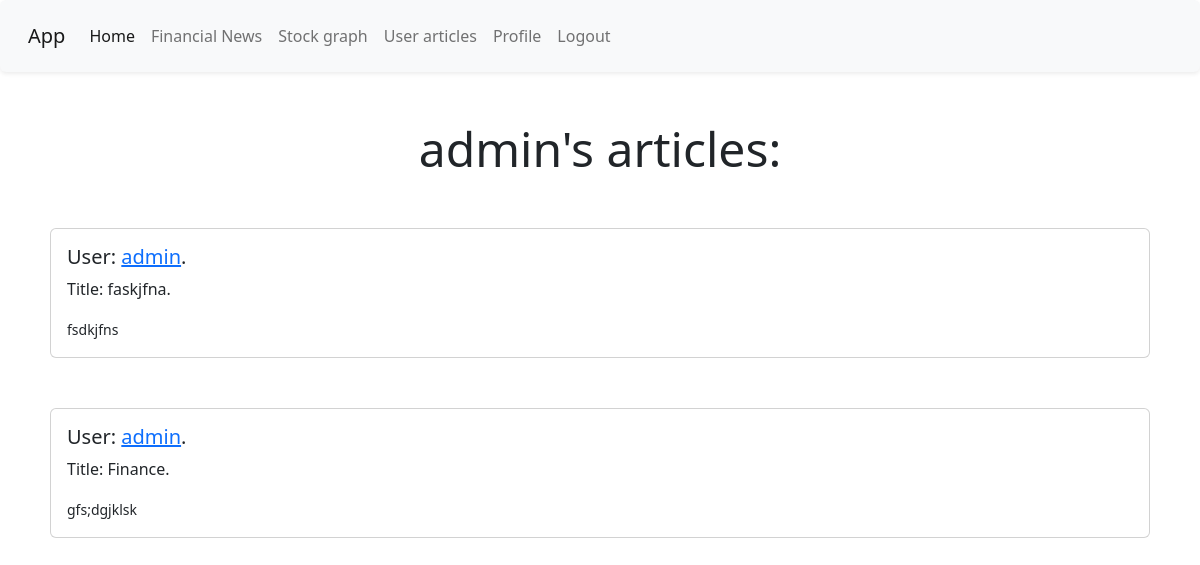
The page /users/admin (signed in) on the database as committed earlier.
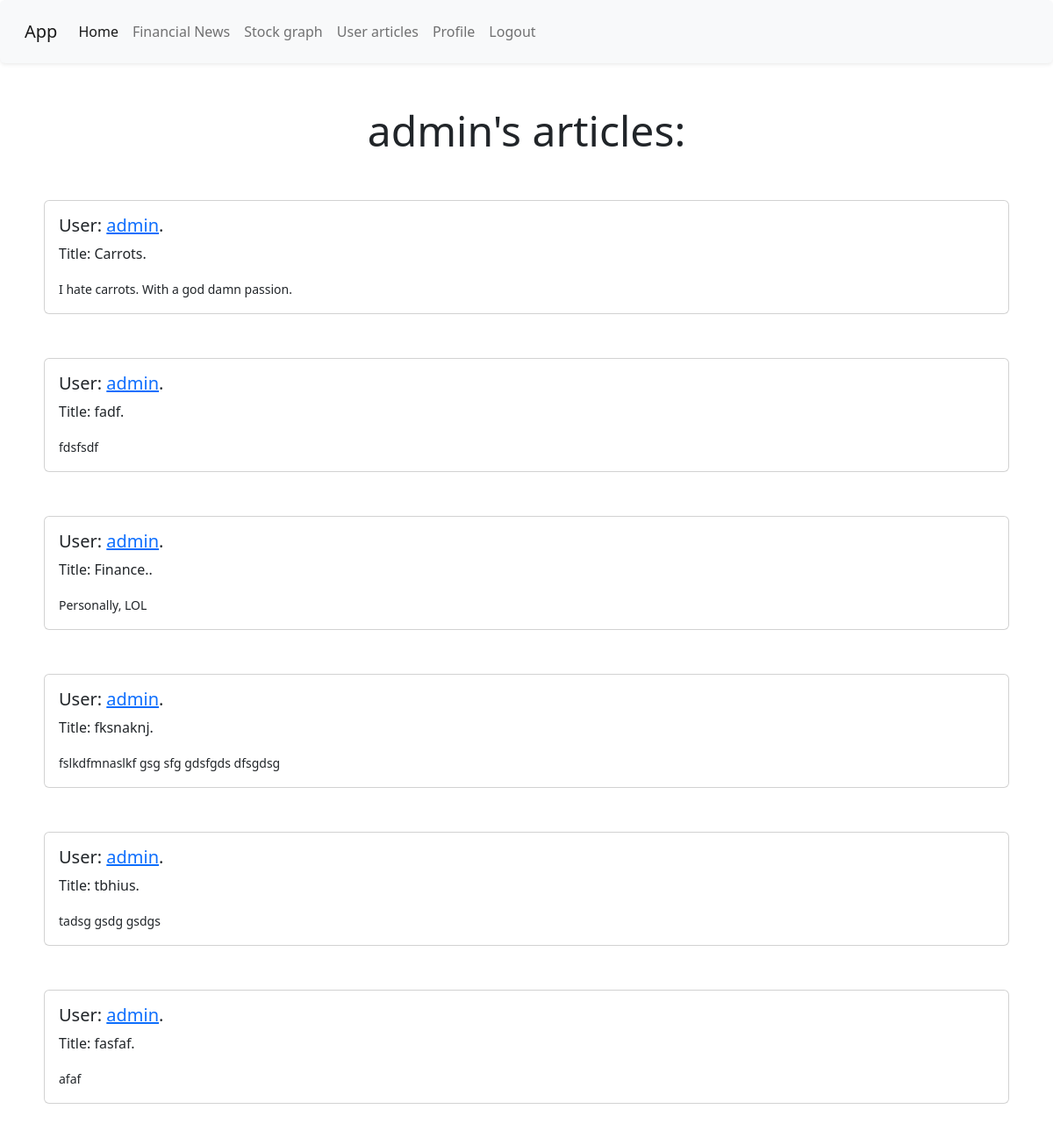
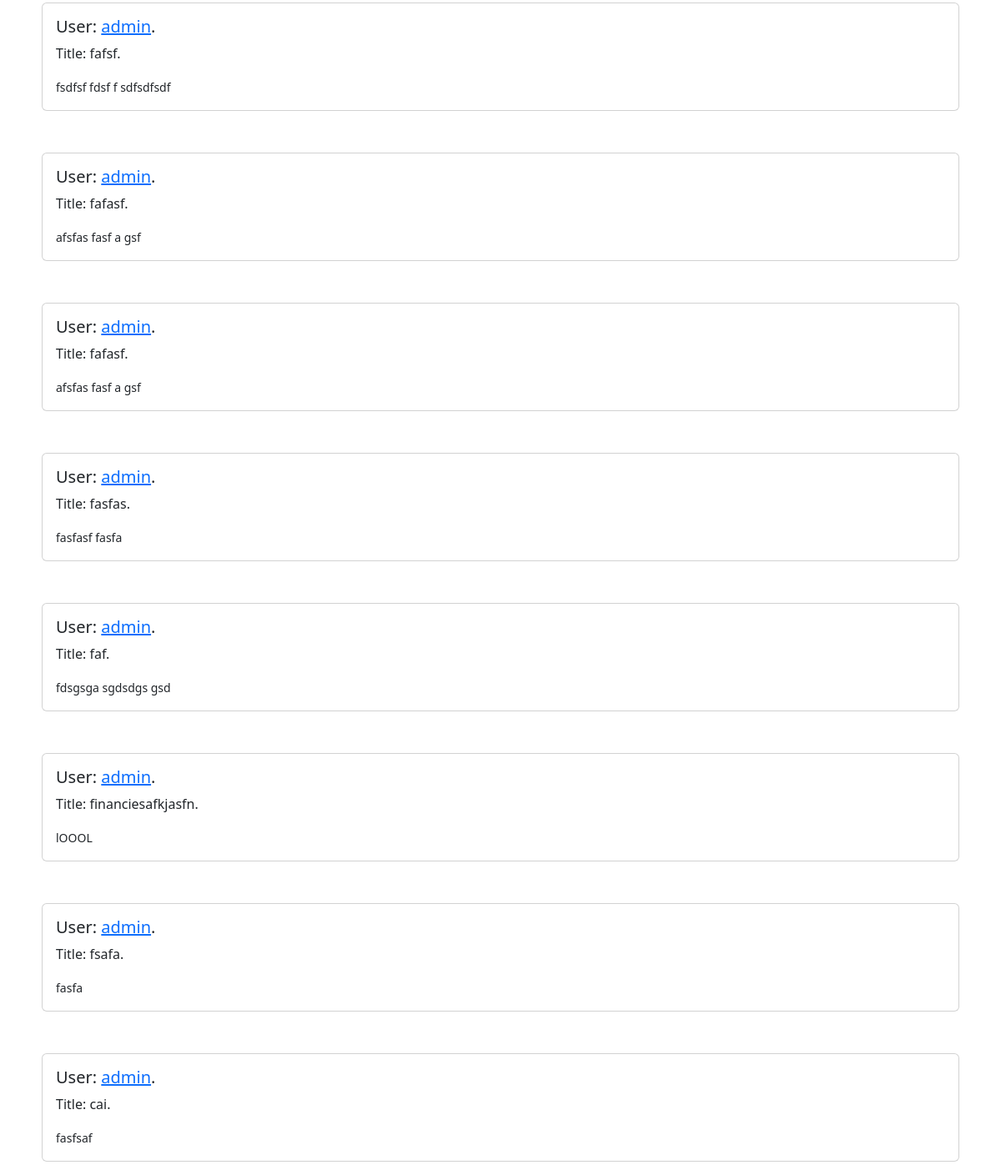
The same page on the database as committed later (2 pictures, top to bottom).
### app.py (models this page shows)
class Articles(db.Model):
    __tablename__ = 'articles'
    id = db.Column(db.Integer, primary_key=True)
    title = db.Column(db.String, nullable=False)
    article = db.Column(db.Text, nullable=False)
    author = db.Column(db.Integer, nullable=False)

### app.py (the view)
@app.route('/users/<user>')
def users(user):
    if 'username' in session:
        query = Articles.query.filter_by(author=str(user)).all()
        '''
            FIGURE THIS SHIT OUT CAI

        '''
        return render_template('user.html', articles=query, target_user = user, username=session['username'])
    '''allArticles = Articles.query.all()
    for article in allArticles:
        if article.author == user:
            this.append(article)'''

### templates/user.html (shortened to what this page needs)
<!doctype html>
<html lang="en">
  <head>
    <link href="https://cdn.jsdelivr.net/npm/bootstrap@5.2.0-beta1/dist/css/bootstrap.min.css" rel="stylesheet">
  </head>
  <body>
    <nav class="shadow-sm p-3 mb-5 rounded navbar sticky-top navbar-expand-lg bg-light">
      <div class="container-fluid">
        <a class="navbar-brand" href="/">App</a>
        <div class="collapse navbar-collapse" id="navbarSupportedContent">
          <ul class="navbar-nav me-auto mb-2 mb-lg-0">
            <li class="nav-item">
              <a class="nav-link active" aria-current="page" href="/">Home</a>
            </li>
            {%if username%}
            <li class="nav-item">
              <a class="nav-link" href="/news">Financial News</a>
            </li>
            <li class="nav-item">
              <a class="nav-link" href="/stocks">Stock graph</a>
            </li>
            <li class="nav-item">
              <a class="nav-link" href="/articles">User articles</a>
            </li>
            <li class="nav-item">
              <a class="nav-link" href="/profile">Profile</a>
            </li>
            <li class="nav-item">
              <a class="nav-link" href="/logout">Logout</a>
            </li>
            {%endif%}
          </ul>
        </div>
      </div>
  </nav>
    {% if error != True%}
    <div id="content">
        {% if articles %}
         <h1 style='text-align: center;' class="display-5"> {{target_user}}'s articles:</h1>
        {% else %}
          <h1 style='text-align: center;' class="display-5"> {{target_user}} has posted no articles. </h1>
        {% endif %}
        {% for article in articles %}
        <div class="card mb-3" style='margin: 50px;'>
          <div class="card-body">
            <h5 class="card-title">User: <a href="/users/{{article.author}}">{{article.author}}</a>.</h5>
            <p class="card-text">Title: {{article.title}}.</p>
            <p class="card-text"><small>{{article.article}}</small></p>
          </div>
        </div>
      {%endfor%}
    {% endif %}
  </body>
</html>

Rows that differ between the two databases and show on the page:
no longer on this page (row edited): Articles: author "admin", title "faskjfna", article "fsdkjfns"
no longer on this page (row edited): Articles: author "admin", title "Finance", article "gfs;dgjklsk"
added Articles: author "admin", title "Carrots", article "I hate carrots. With a god damn passion."
added Articles: author "admin", title "fadf", article "fdsfsdf"
added Articles: author "admin", title "Finance.", article "Personally, LOL"
added Articles: author "admin", title "fksnaknj", article "fslkdfmnaslkf gsg sfg gdsfgds dfsgdsg"
added Articles: author "admin", title "tbhius", article "tadsg gsdg gsdgs"
added Articles: author "admin", title "fasfaf", article "afaf"
added Articles: author "admin", title "fafsf", article "fsdfsf fdsf f sdfsdfsdf"
added Articles: author "admin", title "fafasf", article "afsfas fasf a gsf"
added Articles: author "admin", title "fafasf", article "afsfas fasf a gsf"
added Articles: author "admin", title "fasfas", article "fasfasf fasfa"
added Articles: author "admin", title "faf", article "fdsgsga sgdsdgs gsd"
added Articles: author "admin", title "financiesafkjasfn", article "lOOOL"
added Articles: author "admin", title "fsafa", article "fasfa"
added Articles: author "admin", title "cai", article "fasfsaf"
